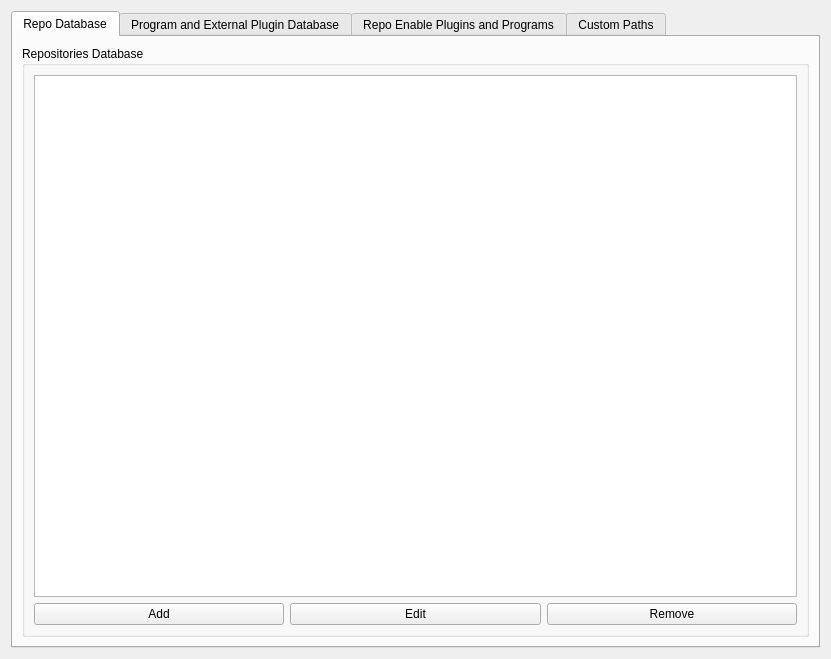
<?xml version="1.0" encoding="UTF-8"?>
<ui version="4.0">
 <class>Form</class>
 <widget class="QWidget" name="Form">
  <property name="geometry">
   <rect>
    <x>0</x>
    <y>0</y>
    <width>831</width>
    <height>659</height>
   </rect>
  </property>
  <property name="windowTitle">
   <string>Form</string>
  </property>
  <layout class="QGridLayout" name="gridLayout_4">
   <item row="0" column="0">
    <widget class="QTabWidget" name="tabWidget">
     <property name="currentIndex">
      <number>0</number>
     </property>
     <widget class="QWidget" name="tab_2">
      <attribute name="title">
       <string>Repo Database</string>
      </attribute>
      <layout class="QGridLayout" name="gridLayout_10">
       <item row="0" column="0">
        <widget class="QGroupBox" name="groupBox_5">
         <property name="title">
          <string>Repositories Database</string>
         </property>
         <layout class="QGridLayout" name="gridLayout_6">
          <item row="0" column="0">
           <widget class="QTableWidget" name="tableWidget_project_repositories_database"/>
          </item>
          <item row="1" column="0">
           <layout class="QHBoxLayout" name="horizontalLayout_2">
            <item>
             <widget class="QPushButton" name="pushButton_add_repo">
              <property name="text">
               <string>Add</string>
              </property>
             </widget>
            </item>
            <item>
             <widget class="QPushButton" name="pushButton_edit_repo">
              <property name="text">
               <string>Edit</string>
              </property>
             </widget>
            </item>
            <item>
             <widget class="QPushButton" name="pushButton_remove_repo">
              <property name="text">
               <string>Remove</string>
              </property>
             </widget>
            </item>
           </layout>
          </item>
         </layout>
        </widget>
       </item>
      </layout>
     </widget>
     <widget class="QWidget" name="tab_3">
      <attribute name="title">
       <string>Program and External Plugin Database</string>
      </attribute>
      <layout class="QGridLayout" name="gridLayout_9">
       <item row="0" column="0">
        <widget class="QGroupBox" name="groupBox_6">
         <property name="title">
          <string>External Plugins Database</string>
         </property>
         <layout class="QGridLayout" name="gridLayout_8">
          <item row="0" column="0">
           <widget class="QTableWidget" name="tableWidget_external_plugin_database"/>
          </item>
          <item row="1" column="0">
           <layout class="QHBoxLayout" name="horizontalLayout_3">
            <item>
             <widget class="QPushButton" name="pushButton_add_plugin_repo">
              <property name="text">
               <string>Add</string>
              </property>
             </widget>
            </item>
            <item>
             <widget class="QPushButton" name="pushButton_edit_plugin_repo">
              <property name="text">
               <string>Edit</string>
              </property>
             </widget>
            </item>
            <item>
             <widget class="QPushButton" name="pushButton_remove_plugin_repo">
              <property name="text">
               <string>Remove</string>
              </property>
             </widget>
            </item>
           </layout>
          </item>
         </layout>
        </widget>
       </item>
       <item row="0" column="1">
        <widget class="QGroupBox" name="groupBox_2">
         <property name="title">
          <string>Program Database</string>
         </property>
         <layout class="QGridLayout" name="gridLayout_7">
          <item row="0" column="0">
           <widget class="QTableWidget" name="tableWidget_project_program_database"/>
          </item>
          <item row="1" column="0">
           <layout class="QHBoxLayout" name="horizontalLayout">
            <item>
             <widget class="QPushButton" name="pushButton_add_program">
              <property name="text">
               <string>Add</string>
              </property>
             </widget>
            </item>
            <item>
             <widget class="QPushButton" name="pushButton_edit_program">
              <property name="text">
               <string>Edit</string>
              </property>
             </widget>
            </item>
            <item>
             <widget class="QPushButton" name="pushButton_remove_program">
              <property name="text">
               <string>Remove</string>
              </property>
             </widget>
            </item>
           </layout>
          </item>
         </layout>
        </widget>
       </item>
      </layout>
     </widget>
     <widget class="QWidget" name="tab">
      <attribute name="title">
       <string>Repo Enable Plugins and Programs</string>
      </attribute>
      <layout class="QGridLayout" name="gridLayout_5">
       <item row="0" column="0">
        <widget class="QGroupBox" name="groupBox_3">
         <property name="title">
          <string>Repositories</string>
         </property>
         <layout class="QGridLayout" name="gridLayout">
          <item row="0" column="0">
           <widget class="QTableWidget" name="tableWidget_repositories"/>
          </item>
         </layout>
        </widget>
       </item>
       <item row="0" column="1">
        <widget class="QGroupBox" name="groupBox_4">
         <property name="title">
          <string>Enable Plugins</string>
         </property>
         <layout class="QGridLayout" name="gridLayout_3">
          <item row="0" column="0">
           <widget class="QTableWidget" name="tableWidget_external_enable_plugins"/>
          </item>
         </layout>
        </widget>
       </item>
       <item row="0" column="2">
        <widget class="QGroupBox" name="groupBox">
         <property name="title">
          <string>Enable Programs</string>
         </property>
         <layout class="QGridLayout" name="gridLayout_2">
          <item row="0" column="0">
           <widget class="QTableWidget" name="tableWidget_project_enable_program"/>
          </item>
         </layout>
        </widget>
       </item>
      </layout>
     </widget>
     <widget class="QWidget" name="tab_4">
      <attribute name="title">
       <string>Custom Paths</string>
      </attribute>
      <layout class="QGridLayout" name="gridLayout_13">
       <item row="0" column="0">
        <widget class="QGroupBox" name="groupBox_7">
         <property name="title">
          <string>Connected Custom Path</string>
         </property>
         <layout class="QGridLayout" name="gridLayout_11">
          <item row="0" column="0">
           <widget class="QTableWidget" name="tableWidget_connected_custom_path"/>
          </item>
          <item row="1" column="0">
           <layout class="QHBoxLayout" name="horizontalLayout_4">
            <item>
             <spacer name="horizontalSpacer">
              <property name="orientation">
               <enum>Qt::Horizontal</enum>
              </property>
              <property name="sizeHint" stdset="0">
               <size>
                <width>40</width>
                <height>20</height>
               </size>
              </property>
             </spacer>
            </item>
            <item>
             <widget class="QPushButton" name="pushButton_connected_custom_path_add">
              <property name="text">
               <string>Add</string>
              </property>
             </widget>
            </item>
            <item>
             <widget class="QPushButton" name="pushButton_connected_custom_path_remove">
              <property name="text">
               <string>Remove</string>
              </property>
             </widget>
            </item>
            <item>
             <widget class="QPushButton" name="pushButton_connected_custom_path_edit">
              <property name="text">
               <string>Edit</string>
              </property>
             </widget>
            </item>
           </layout>
          </item>
         </layout>
        </widget>
       </item>
       <item row="1" column="0">
        <widget class="QGroupBox" name="groupBox_8">
         <property name="title">
          <string>Create This Repo Custom Path</string>
         </property>
         <layout class="QGridLayout" name="gridLayout_12">
          <item row="1" column="0">
           <layout class="QHBoxLayout" name="horizontalLayout_5">
            <item>
             <spacer name="horizontalSpacer_2">
              <property name="orientation">
               <enum>Qt::Horizontal</enum>
              </property>
              <property name="sizeHint" stdset="0">
               <size>
                <width>40</width>
                <height>20</height>
               </size>
              </property>
             </spacer>
            </item>
            <item>
             <widget class="QPushButton" name="pushButton_currrent_repo_custom_path_add">
              <property name="text">
               <string>Add</string>
              </property>
             </widget>
            </item>
            <item>
             <widget class="QPushButton" name="pushButton_currrent_repo_custom_path_remove">
              <property name="text">
               <string>Remove</string>
              </property>
             </widget>
            </item>
            <item>
             <widget class="QPushButton" name="pushButton_currrent_repo_custom_path_edit">
              <property name="text">
               <string>Edit</string>
              </property>
             </widget>
            </item>
           </layout>
          </item>
          <item row="0" column="0">
           <widget class="QTableWidget" name="tableWidget_currrent_repo_custom_path"/>
          </item>
         </layout>
        </widget>
       </item>
      </layout>
     </widget>
    </widget>
   </item>
  </layout>
 </widget>
 <resources/>
 <connections/>
</ui>
